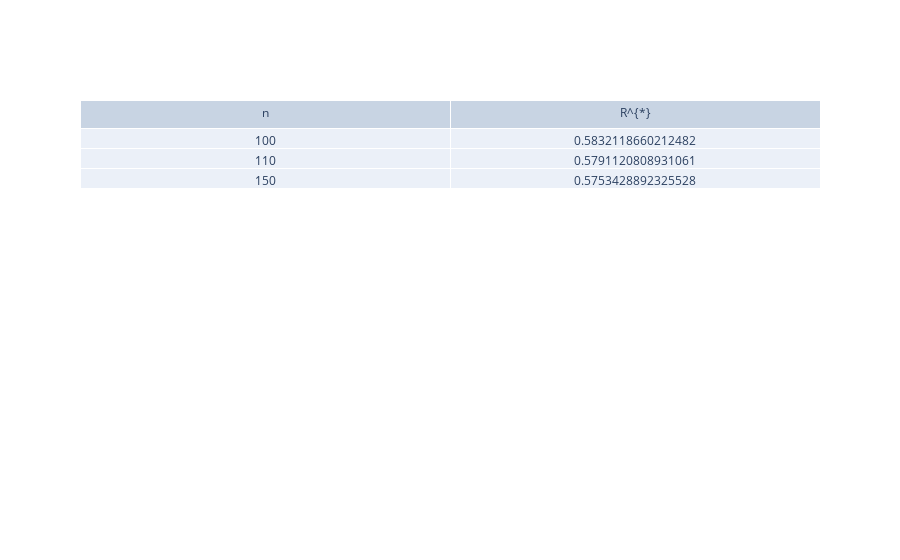

Notebook code for this chart:
### Code cell
#!pip install plotly
import plotly.graph_objects as go

fig = go.Figure(data=[go.Table(header=dict(values=['n', 'R^{*}']),
                 cells=dict(values=[[n, n+10, n+50], [eNW, eNNW , NewE]]))
                     ])
fig.show()

### Figure 1 — Plotly figure (JSON) as saved in the notebook; plotly's stock layout.template omitted (floating-point values rounded to 4 significant figures)
{"data": [{"cells": {"values": [[100, 110, 150], [[0.5832], [0.5791], 0.5753]]}, "header": {"values": ["n", "R^{*}"]}, "type": "table"}], "layout": {}}
